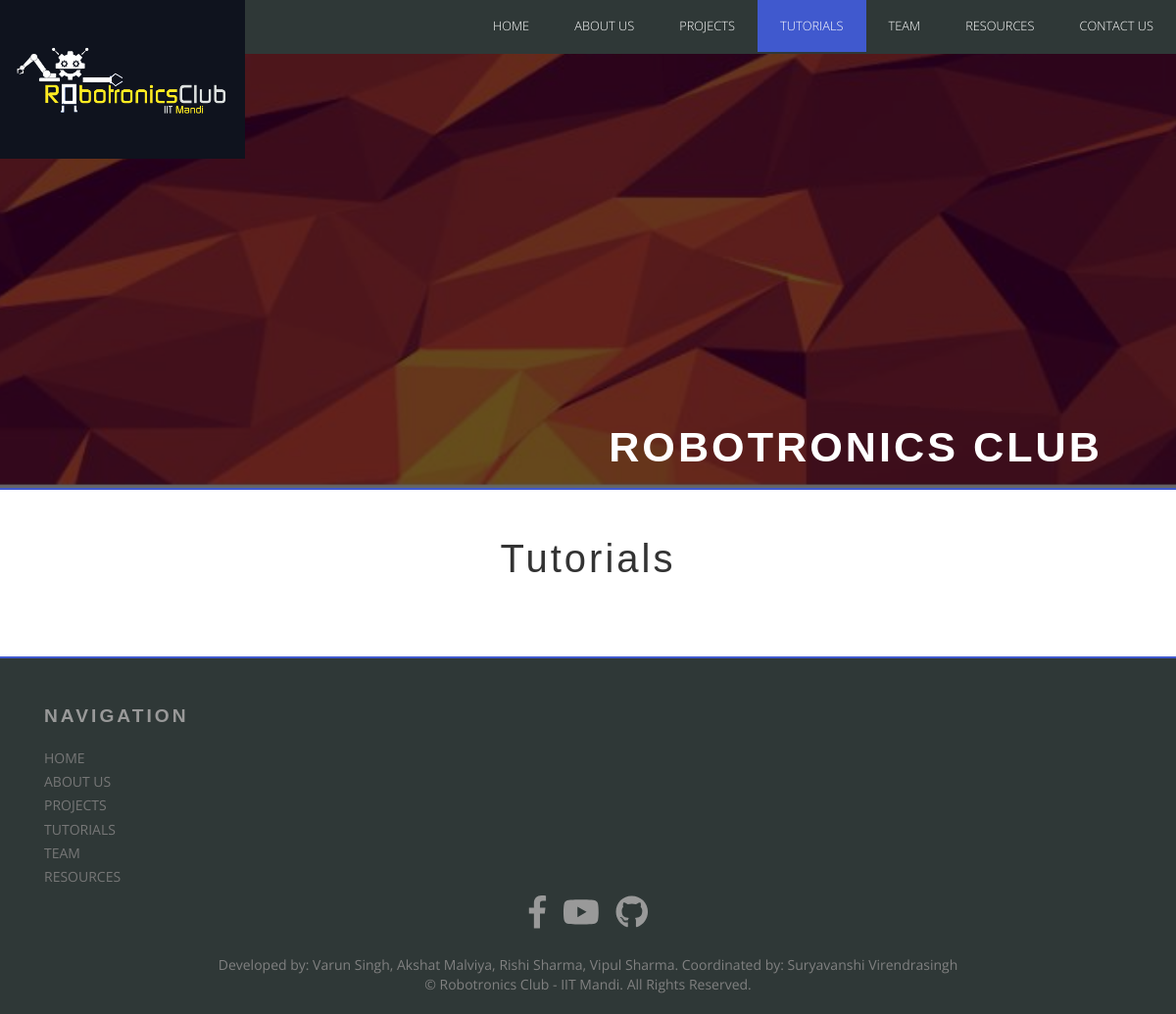
The app's page /tutorial/, older data.
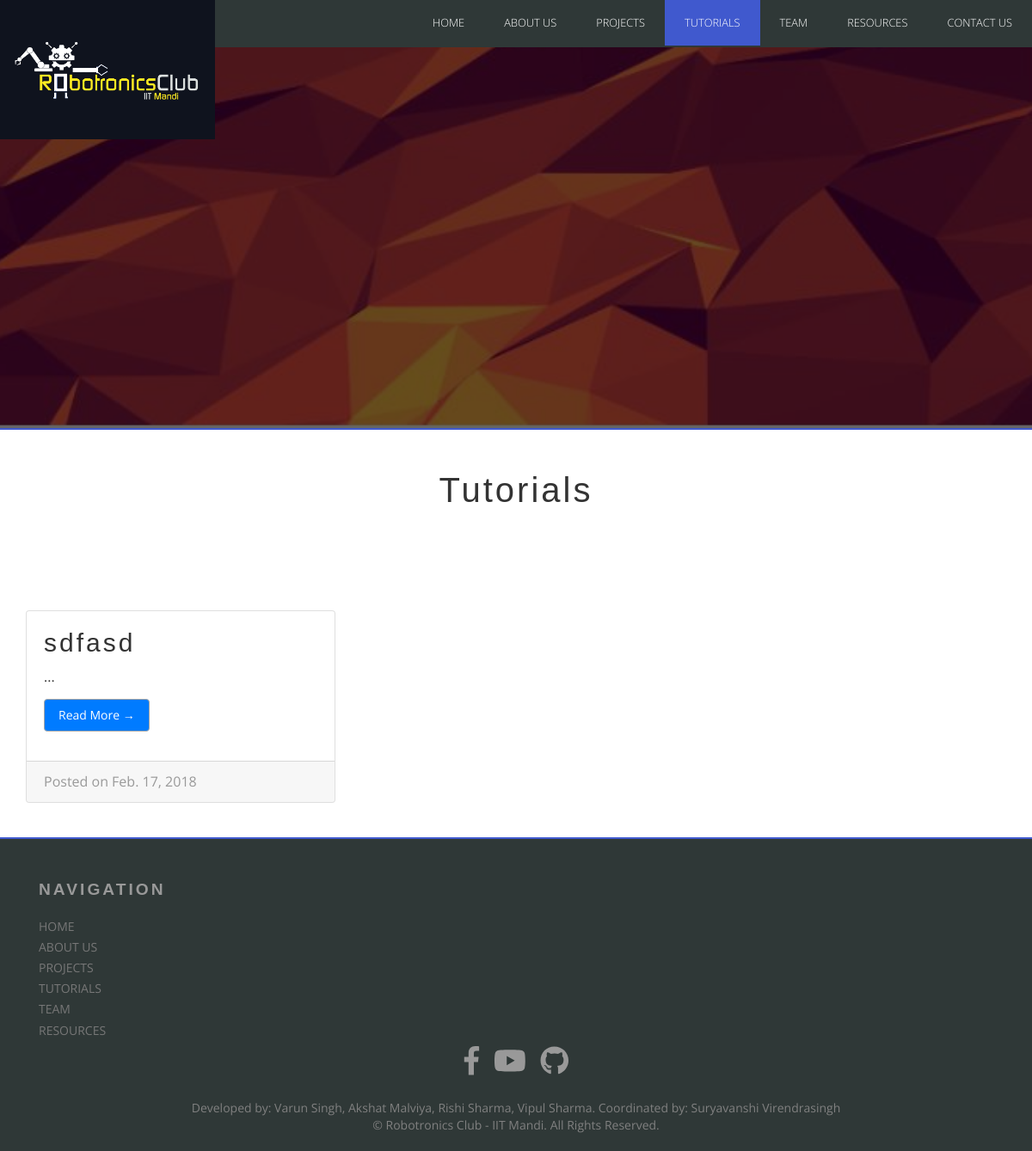
The same page, newer data.
### robotronics/models.py (models this page shows, shortened)
class Tutorial(models.Model):
    Title = models.CharField(max_length=200)
    text = models.TextField()
    date = models.DateField(default=datetime.date.today)

### robotronics/views.py (the view)
# urls.py: path('tutorial/', views.tutorial, name='tutorial'),
def tutorial(request):
    list_tutorials = Tutorial.objects.all()
    return render(request, 'robotronics/tutorial.html', {'list_tutorials': list_tutorials})

### robotronics/templates/robotronics/tutorial.html
{% extends 'robotronics/base.html' %}
{% block navbar %}
  <li><a href="{% url 'index' %}" class="scroll">Home</a></li>
  <li><a href="{% url 'about' %}">About Us</a></li>
  <li><a href="{% url 'project' %}">Projects</a></li>
  <li class="active"><a href="{% url 'tutorial' %}">Tutorials</a></li>
  <li><a href="{% url 'team' %}">Team</a></li>
  <li><a href="http://sntc.iitmandi.ac.in/inv_man">Resources</a></li>
  <li><a href="{% url 'contacts' %}">Contact Us</a></li>
{% endblock %}
{% block banner %}
  <h1>ROBOTRONICS CLUB</h1>
  <div class="clearfix"></div>
{% endblock %}
{% block content %}
  <div class="container">
    <div class="jumbotron">
      <h2>Tutorials</h2>
    </div>
    <div class="row">
      {% for tut in list_tutorials %}
        <div class="col-md-4 col-sm-4">
          <div class="card mb-4">
            <div class="card-body">
              <h2 class="card-title">{{ tut.Title }}</h2>
              <p class="card-text">{{ tut.desc }}...</p>
              <a href="{% url 'tut' tut.id %}" class="btn btn-primary">Read More &rarr;</a>
            </div>
            <div class="card-footer text-muted">
              Posted on {{ tut.date }}
            </div>
          </div>
        </div>
      {% endfor %}
    </div>
  </div>
{% endblock %}

Row changes from the older to the newer data that the page shows:
added Tutorial: Title "sdfasd", date "Feb. 17, 2018"
